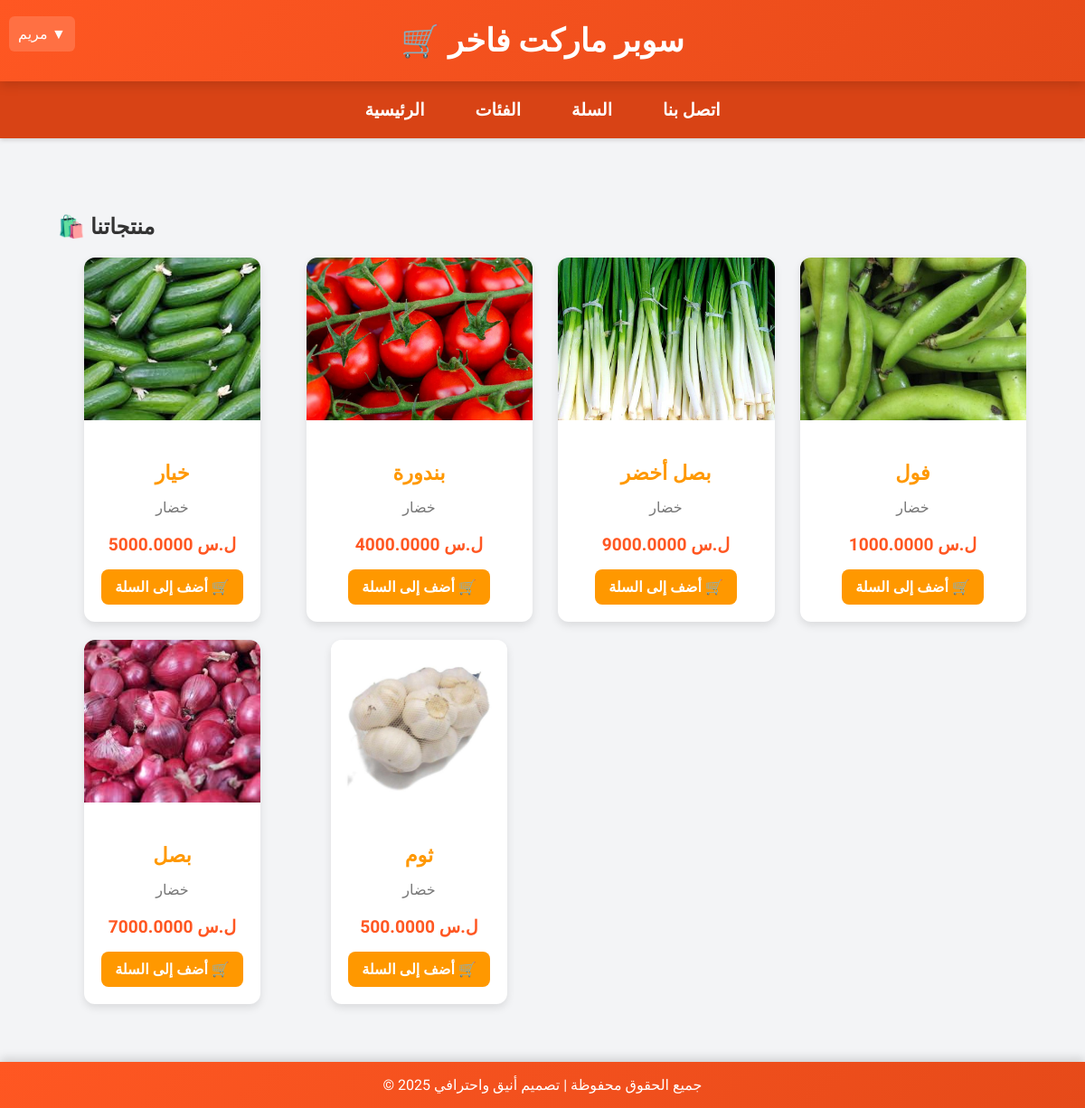
Page /market/product/1 (signed in) on the committed database.
### market/models.py (models this page shows, shortened)
class Product(models.Model):
      name=models.CharField(max_length=50)
      description=models.TextField()
      image=models.ImageField(upload_to='photo/%y/%m/%d')
      price=models.DecimalField(max_digits=8,decimal_places=4)
      date=models.DateField(auto_now_add=True)
      active=models.BooleanField(default=True)
      category=models.ForeignKey(Category,on_delete=models.CASCADE)

class Category(models.Model):
      name=models.CharField(max_length=50)
      description=models.TextField()
      image=models.ImageField(upload_to='photo/%y/%m/%d')
      def __str__(self):
            return self.name

### market/views.py (the view)
# urls.py: path("product/<int:id>",views.product, name="product"),
@login_required
def product(request,id):
      category=get_object_or_404(Category,id=id)
      products = category.product_set.all()
      print(product)
      return render(request,'product.html',{'category':category , 'products':products})

### templates/product.html (shortened to what this page needs)
{% extends 'base.html' %}
{% block content %}
<div class="container">
    <h2 class="text-center mt-4">🛍️ منتجاتنا</h2>
    <div class="product-grid">
        {% for product in products %}
            <div class="product-card">
                {% if product.image %}
                    <img src="{{ product.image.url }}" alt="{{ product.name }}" class="product-image">
                {% endif %}
                <div class="product-info">
                    <h3 class="product-title">{{ product.name }}</h3>
                    <p class="product-category">{{ product.category }}</p>
                    <p class="product-price">{{ product.price }} ل.س</p>
                    <a href="{% url 'cart' id=product.id %}" class="btn">أضف إلى السلة 🛒</a>
                </div>
            </div>
        {% empty %}
            <p class="no-data">لا توجد منتجات متاحة حالياً.</p>
        {% endfor %}
    </div>
</div>
{% endblock %}

### templates/base.html (shortened to what this page needs)
<!DOCTYPE html>
<html lang="ar">
<head>
</head>
<body>
    <header>
        <div class="dropdown">
            <button class="dropbtn">{{ user.username }} ▼</button>
        </div>
        🛒 سوبر ماركت فاخر
    </header>
    <nav>
        <a href="{% url 'index' %}">الرئيسية</a>
        <a href="{% url 'category' %}">الفئات</a>
        <a href="{% url 'cart_view' %}">السلة</a>
        <a href="#">اتصل بنا</a>
    </nav>
    <main>
        {% block content %}{% endblock %}
    </main>
    <footer>
        &copy; 2025 جميع الحقوق محفوظة | تصميم أنيق واحترافي
    </footer>
</body>
</html>

### templates/base.html (style rules this page uses)
:root { --primary-color: #ff5722; --secondary-color: #ffffff; --background-color: #f3f4f6; --text-color: #333; --nav-hover-color: #ff8a50; --shadow-color: rgba(0, 0, 0, 0.15); }
* { box-sizing: border-box; }
body { font-family: 'Tajawal', sans-serif; margin: 0; padding: 0; background-color: var(--background-color); color: var(--text-color); min-height: 100vh; display: flex; flex-direction: column; }
header { background: linear-gradient(135deg, var(--primary-color), #e64a19); color: var(--secondary-color); padding: 1.5rem; text-align: center; font-size: 2.2rem; font-weight: bold; box-shadow: 0 4px 12px var(--shadow-color); position: relative; }
nav { display: flex; justify-content: center; gap: 1.5rem; background-color: #d84315; padding: 0.75rem; box-shadow: 0 2px 5px var(--shadow-color); flex-wrap: wrap; }
nav a, nav button { color: var(--secondary-color); text-decoration: none; font-size: 1.2rem; font-weight: bold; background: none; border: none; cursor: pointer; padding: 0.5rem 1rem; transition: all 0.3s; }
main { flex: 1; padding: 2rem; animation: fadeIn 0.6s ease-in-out; }
footer { background: linear-gradient(135deg, var(--primary-color), #e64a19); color: var(--secondary-color); text-align: center; padding: 1rem; font-size: 1rem; box-shadow: 0 -4px 10px var(--shadow-color); }
.dropdown { position: absolute; top: 10px; left: 10px; }
.dropbtn { background-color: #ff7043; color: white; padding: 10px; font-size: 1rem; border: none; cursor: pointer; border-radius: 6px; }

### templates/product.html (style rules this page uses)
.container { max-width: 1200px; margin: auto; padding: 2rem; }
.product-grid { display: grid; grid-template-columns: repeat(auto-fit, minmax(250px, 1fr)); gap: 20px; justify-content: center; margin-top: 20px; }
.product-card { background: #fff; border-radius: 12px; box-shadow: 0 4px 10px rgba(0, 0, 0, 0.1); transition: transform 0.3s, box-shadow 0.3s; overflow: hidden; text-align: center; max-width: 250px; margin: auto; }
.product-image { width: 100%; height: 180px; object-fit: cover; }
.product-info { padding: 1.2rem; }
.product-title { font-size: 1.4rem; margin-bottom: 0.5rem; color: #ff9800; }
.product-category { font-size: 1rem; color: #777; margin-bottom: 0.5rem; }
.product-price { font-size: 1.2rem; font-weight: bold; color: #ff5722; margin-bottom: 1rem; }
.btn { display: inline-block; padding: 10px 15px; background: #ff9800; color: white; border-radius: 8px; text-decoration: none; font-weight: bold; transition: background 0.3s, color 0.3s; cursor: pointer; border: none; }

### rows in the picture
Product: image (picture), name "خيار", category "خضار", price "5000.0000"
Product: image (picture), name "بندورة", category "خضار", price "4000.0000"
Product: image (picture), name "بصل أخضر", category "خضار", price "9000.0000"
Product: image (picture), name "فول", category "خضار", price "1000.0000"
Product: image (picture), name "بصل", category "خضار", price "7000.0000"
Product: image (picture), name "ثوم", category "خضار", price "500.0000"

### other values in the picture
{{ user.username }} "مريم"
